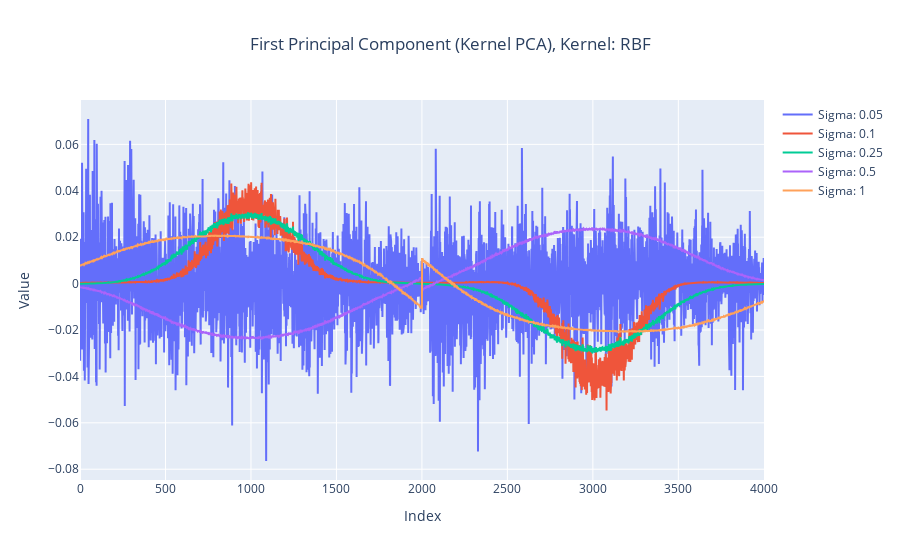

Here is the notebook cell this chart was saved with:
### Code cell
from scipy.spatial.distance import pdist, squareform
from scipy import exp
import numpy as np
import plotly.graph_objects as go

def compute_eigenvalue(A, v):
    Av = A.dot(v)
    return v.dot(Av)

def power_iteration(A):
    n, d = A.shape

    v = np.ones(d)/np.sqrt(d)
    eigenvalue_v = compute_eigenvalue(A, v)

    while True:
        Av = A.dot(v)
        v_new = Av/np.linalg.norm(Av)

        eigenvalue_v_new = compute_eigenvalue(A, v_new)
        if np.abs(eigenvalue_v - eigenvalue_v_new) < 0.01:
            break

        v = v_new
        eigenvalue_v = eigenvalue_v_new

    return eigenvalue_v_new, v_new

def compute_RBF_kernel(X,sigma):
    pairwise_sq_dists = squareform(pdist(X, 'sqeuclidean'))
    K = np.exp(-pairwise_sq_dists / sigma**2)
    return K
    

    
fig = go.Figure()
n=4002
for sigma in [0.05,0.1,0.25,0.5,1]:
    K = compute_RBF_kernel(X,sigma=sigma)
    I_n = np.eye(n)-np.full((n,n),1./n)
    K_centered = I_n@K@I_n
    eigenvalue_Ktilde, eigenvector_Ktilde = power_iteration(K_centered)
    fig.add_trace(go.Scatter(x=np.arange(eigenvector_Ktilde.shape[0]),y=eigenvector_Ktilde,name=f'Sigma: {sigma}'))
    
fig.layout.title = f'First Principal Component (Kernel PCA), Kernel: RBF'
fig.layout.xaxis.title = 'Index'
fig.layout.yaxis.title = 'Value'
fig.layout.title.x = 0.5

fig.show()

### Figure 1 — Plotly figure (JSON) as saved in the notebook; plotly's stock layout.template omitted (floating-point values rounded to 4 significant figures; data arrays with more than 128 entries replaced by an {"elided": "..."} marker saying what was removed)
{"data": [{"name": "Sigma: 0.05", "type": "scatter", "x": {"elided": "4002 int values"}, "y": {"elided": "4002 float values"}}, {"name": "Sigma: 0.1", "type": "scatter", "x": {"elided": "4002 int values"}, "y": {"elided": "4002 float values"}}, {"name": "Sigma: 0.25", "type": "scatter", "x": {"elided": "4002 int values"}, "y": {"elided": "4002 float values"}}, {"name": "Sigma: 0.5", "type": "scatter", "x": {"elided": "4002 int values"}, "y": {"elided": "4002 float values"}}, {"name": "Sigma: 1", "type": "scatter", "x": {"elided": "4002 int values"}, "y": {"elided": "4002 float values"}}], "layout": {"title": {"text": "First Principal Component (Kernel PCA), Kernel: RBF", "x": 0.5}, "xaxis": {"title": {"text": "Index"}}, "yaxis": {"title": {"text": "Value"}}}}
